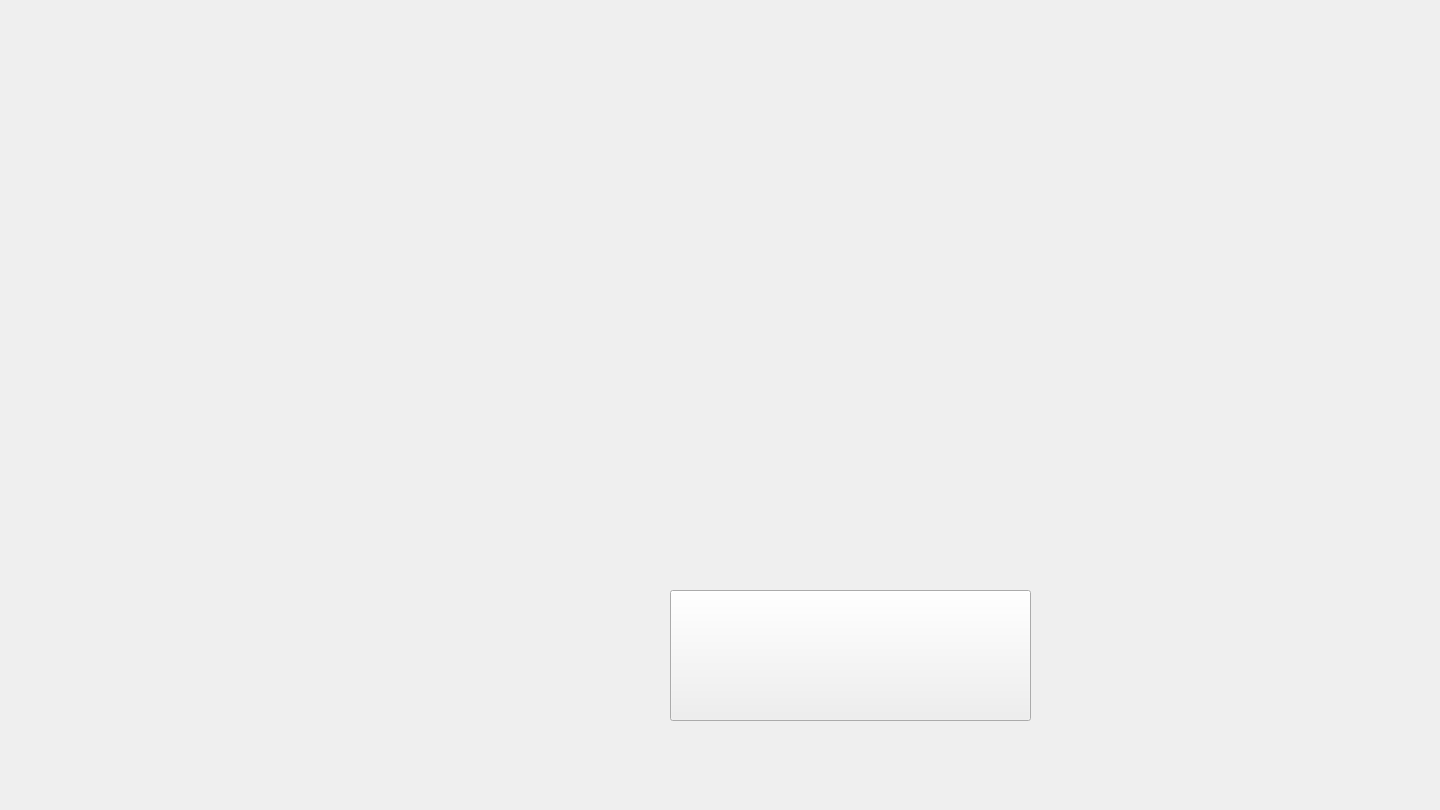
<?xml version="1.0" encoding="UTF-8"?>
<ui version="4.0">
 <class>Form</class>
 <widget class="QWidget" name="Form">
  <property name="geometry">
   <rect>
    <x>0</x>
    <y>0</y>
    <width>1440</width>
    <height>810</height>
   </rect>
  </property>
  <property name="windowTitle">
   <string>Form</string>
  </property>
  <widget class="QPushButton" name="BACK">
   <property name="geometry">
    <rect>
     <x>670</x>
     <y>590</y>
     <width>361</width>
     <height>131</height>
    </rect>
   </property>
   <property name="text">
    <string/>
   </property>
  </widget>
 </widget>
 <resources/>
 <connections/>
</ui>
